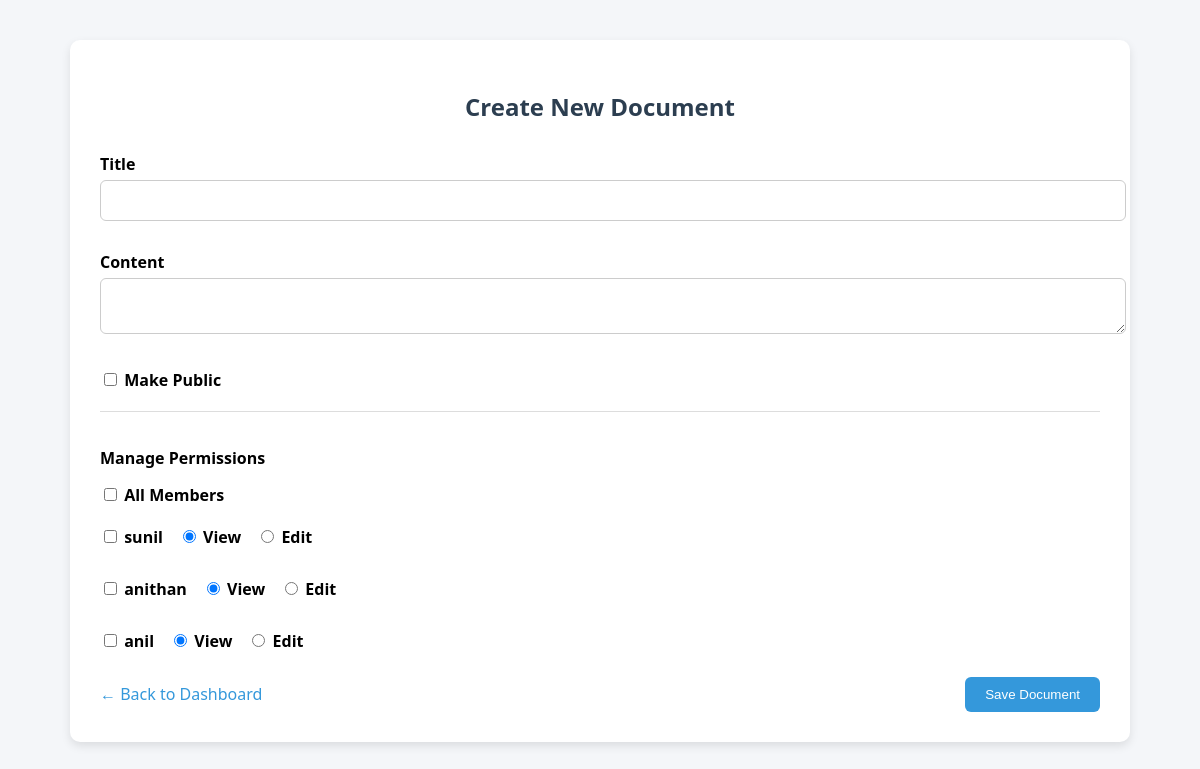
The page /create_document.php (signed in) on the database its author committed.
### tables this page shows
CREATE TABLE `users` (
  `user_id` int(11) NOT NULL,
  `name` varchar(100) NOT NULL,
  `email` varchar(100) NOT NULL,
  `password` varchar(255) NOT NULL,
  `reset_token` varchar(255) DEFAULT NULL,
  `created_at` timestamp NOT NULL DEFAULT current_timestamp()
);

### create_document.php (the view, shortened to what this page needs)
<?php
require_once "includes/db.php";
$current_user_id = $_SESSION['user_id'];
$users = [];
$stmt = $conn->prepare("SELECT user_id, name FROM users WHERE user_id != ?");
$stmt->bind_param("i", $current_user_id);
$stmt->execute();
$result = $stmt->get_result();
while ($row = $result->fetch_assoc()) {
    $users[] = $row;
}
?>
<!DOCTYPE html>
<html>
<head>
</head>
<body>
<div class="container">
    <h2>Create New Document</h2>
    <form method="POST">
        <label>Title</label>
        <input type="text" name="title" required>
        <label>Content</label>
        <textarea name="content" id="content" required></textarea>
        <label><input type="checkbox" name="is_public"> Make Public</label>
        <div class="user-access">
            <label>Manage Permissions </label>
            <label><input type="checkbox" name="all_members" id="allMembersToggle"> All Members</label>
            <div id="userList">
                <?php foreach ($users as $user): ?>
                    <div class="user-row">
                        <label><input type="checkbox" name="access_user[]" value="<?= $user['user_id'] ?>"> <?= htmlspecialchars($user['name']) ?></label>
                        <label><input type="radio" name="permission[<?= $user['user_id'] ?>]" value="view" checked> View</label>
                        <label><input type="radio" name="permission[<?= $user['user_id'] ?>]" value="edit"> Edit</label>
                    </div>
                <?php endforeach; ?>
            </div>
        </div>
        <div class="form-footer">
            <a href="dashboard.php">← Back to Dashboard</a>
            <button type="submit">Save Document</button>
        </div>
    </form>
</div>
</body>
</html>

### create_document.php (style rules this page uses)
body { font-family: 'Segoe UI', sans-serif; background: #f4f6f9; margin: 0; }
.container { width: 90%; max-width: 1000px; margin: 40px auto; background: white; padding: 30px; border-radius: 10px; box-shadow: 0 4px 10px rgba(0,0,0,0.1); }
h2 { text-align: center; color: #2c3e50; margin-bottom: 30px; }
input[type="text"], textarea { width: 100%; padding: 12px; margin-bottom: 15px; border: 1px solid #ccc; border-radius: 6px; }
label { font-weight: 600; display: block; margin-top: 15px; margin-bottom: 5px; }
.form-footer { display: flex; justify-content: space-between; align-items: center; margin-top: 20px; }
.form-footer button { padding: 10px 20px; background: #3498db; color: white; border: none; border-radius: 6px; cursor: pointer; }
.form-footer a { text-decoration: none; color: #3498db; font-weight: 500; }
.user-access { margin-top: 20px; border-top: 1px solid #ddd; padding-top: 20px; }
.user-row { display: flex; align-items: center; gap: 15px; margin-bottom: 10px; }

### rows shown on the page
users: name "sunil"
users: name "anithan"
users: name "anil"
